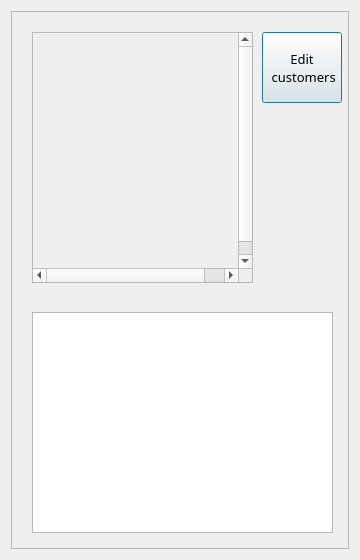
<?xml version="1.0" encoding="UTF-8"?>
<ui version="4.0">
 <class>ReceiptWindow</class>
 <widget class="QDialog" name="ReceiptWindow">
  <property name="geometry">
   <rect>
    <x>0</x>
    <y>0</y>
    <width>360</width>
    <height>560</height>
   </rect>
  </property>
  <property name="windowTitle">
   <string>Dialog</string>
  </property>
  <layout class="QVBoxLayout" name="verticalLayout">
   <item>
    <layout class="QVBoxLayout" name="verticalLayout_main">
     <item>
      <widget class="QScrollArea" name="scrollArea_main">
       <property name="widgetResizable">
        <bool>true</bool>
       </property>
       <widget class="QWidget" name="scrollAreaWidgetContents">
        <property name="geometry">
         <rect>
          <x>0</x>
          <y>0</y>
          <width>338</width>
          <height>538</height>
         </rect>
        </property>
        <widget class="QWidget" name="verticalLayoutWidget_2">
         <property name="geometry">
          <rect>
           <x>20</x>
           <y>20</y>
           <width>221</width>
           <height>261</height>
          </rect>
         </property>
         <layout class="QVBoxLayout" name="verticalLayout_receiptImage">
          <item>
           <widget class="QScrollArea" name="scrollArea_receiptImage">
            <property name="widgetResizable">
             <bool>true</bool>
            </property>
            <widget class="QWidget" name="scrollAreaWidgetContents_receiptImage">
             <property name="geometry">
              <rect>
               <x>0</x>
               <y>0</y>
               <width>230</width>
               <height>250</height>
              </rect>
             </property>
             <property name="sizePolicy">
              <sizepolicy hsizetype="Fixed" vsizetype="Fixed">
               <horstretch>0</horstretch>
               <verstretch>0</verstretch>
              </sizepolicy>
             </property>
             <property name="minimumSize">
              <size>
               <width>230</width>
               <height>250</height>
              </size>
             </property>
             <widget class="QLabel" name="label_receiptImage">
              <property name="geometry">
               <rect>
                <x>0</x>
                <y>0</y>
                <width>221</width>
                <height>241</height>
               </rect>
              </property>
              <property name="sizePolicy">
               <sizepolicy hsizetype="Expanding" vsizetype="Expanding">
                <horstretch>0</horstretch>
                <verstretch>0</verstretch>
               </sizepolicy>
              </property>
              <property name="text">
               <string/>
              </property>
              <property name="scaledContents">
               <bool>false</bool>
              </property>
             </widget>
            </widget>
           </widget>
          </item>
          <item>
           <spacer name="verticalSpacer">
            <property name="orientation">
             <enum>Qt::Vertical</enum>
            </property>
            <property name="sizeType">
             <enum>QSizePolicy::Fixed</enum>
            </property>
            <property name="sizeHint" stdset="0">
             <size>
              <width>216</width>
              <height>10</height>
             </size>
            </property>
           </spacer>
          </item>
         </layout>
        </widget>
        <widget class="QPushButton" name="editCustomersButton">
         <property name="geometry">
          <rect>
           <x>250</x>
           <y>20</y>
           <width>80</width>
           <height>71</height>
          </rect>
         </property>
         <property name="font">
          <font>
           <family>Sitka</family>
           <pointsize>10</pointsize>
          </font>
         </property>
         <property name="text">
          <string>Edit
 customers</string>
         </property>
        </widget>
        <widget class="QTableWidget" name="tableWidget">
         <property name="geometry">
          <rect>
           <x>20</x>
           <y>300</y>
           <width>301</width>
           <height>221</height>
          </rect>
         </property>
         <property name="font">
          <font>
           <family>Sitka</family>
           <pointsize>10</pointsize>
          </font>
         </property>
         <property name="focusPolicy">
          <enum>Qt::NoFocus</enum>
         </property>
         <property name="frameShadow">
          <enum>QFrame::Plain</enum>
         </property>
         <property name="editTriggers">
          <set>QAbstractItemView::NoEditTriggers</set>
         </property>
         <property name="showDropIndicator" stdset="0">
          <bool>false</bool>
         </property>
         <property name="selectionMode">
          <enum>QAbstractItemView::NoSelection</enum>
         </property>
         <attribute name="horizontalHeaderHighlightSections">
          <bool>false</bool>
         </attribute>
         <attribute name="verticalHeaderHighlightSections">
          <bool>false</bool>
         </attribute>
        </widget>
       </widget>
      </widget>
     </item>
    </layout>
   </item>
  </layout>
 </widget>
 <resources/>
 <connections/>
</ui>
